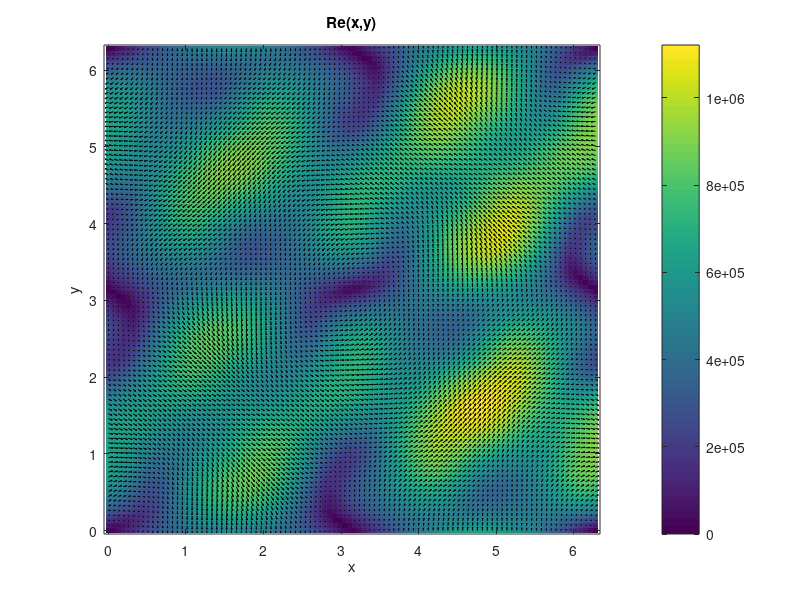

Here is the MATLAB script that generated this plot:
[x,y] = meshgrid(linspace(0,2*pi,100));
rho = 7900;
mu = 1e-1;

L = sqrt(max(x).^2 + max(y).^2);

u =  sin(y) + 0.5*cos(3*x).*sin(2*y);
v = -sin(x) + 0.5*sin(3*y).*cos(2*x);


speed = sqrt(u.^2 + v.^2);
Re = rho * speed .* L / mu;

figure
imagesc(x(1,:), y(:,1), Re)
set(gca,'YDir','normal')
colorbar
xlabel('x')
ylabel('y')
title('Re(x,y)')

hold on
quiver(x,y,u,v,'k')
hold off
